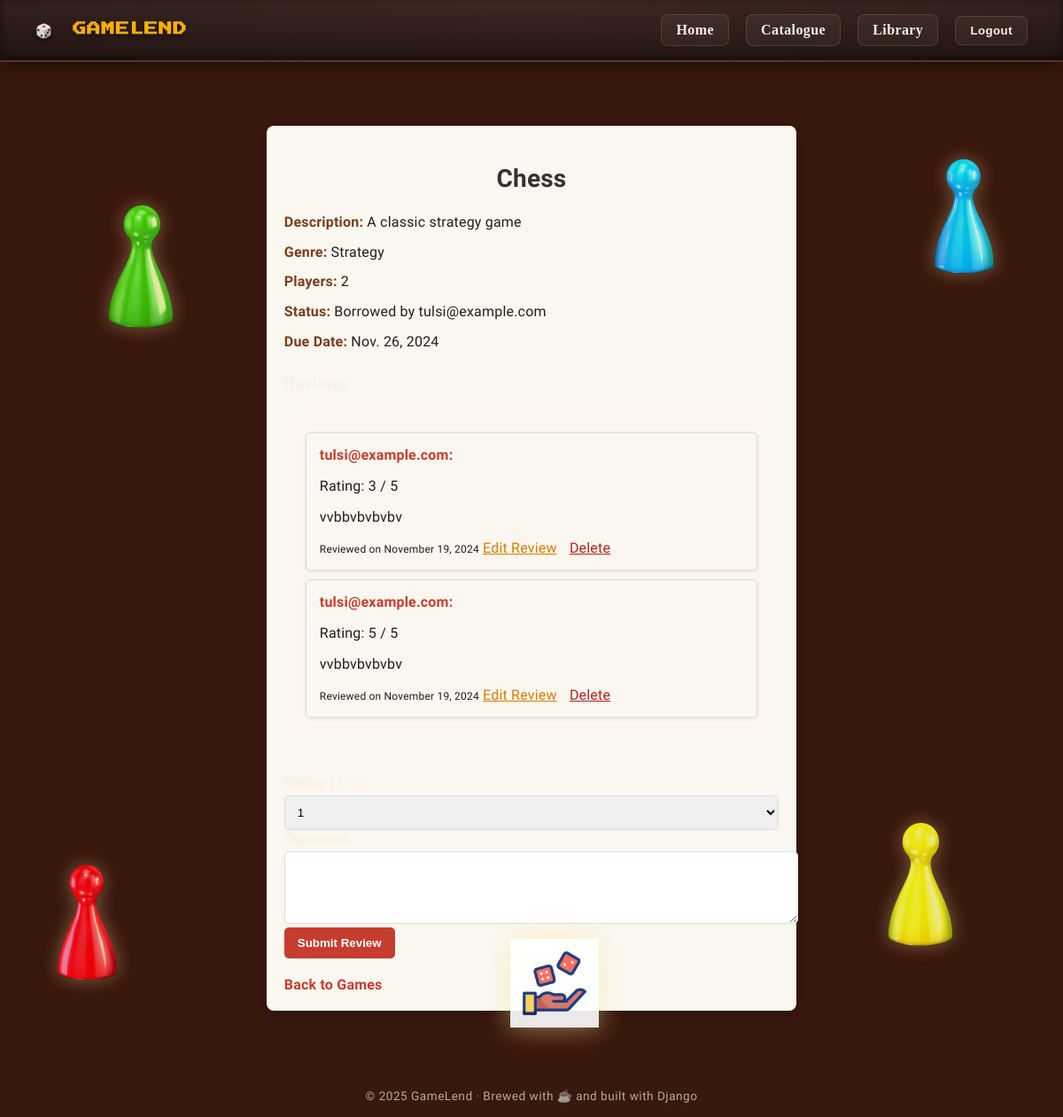
The page /games/1/ (signed in) on the database as committed earlier.
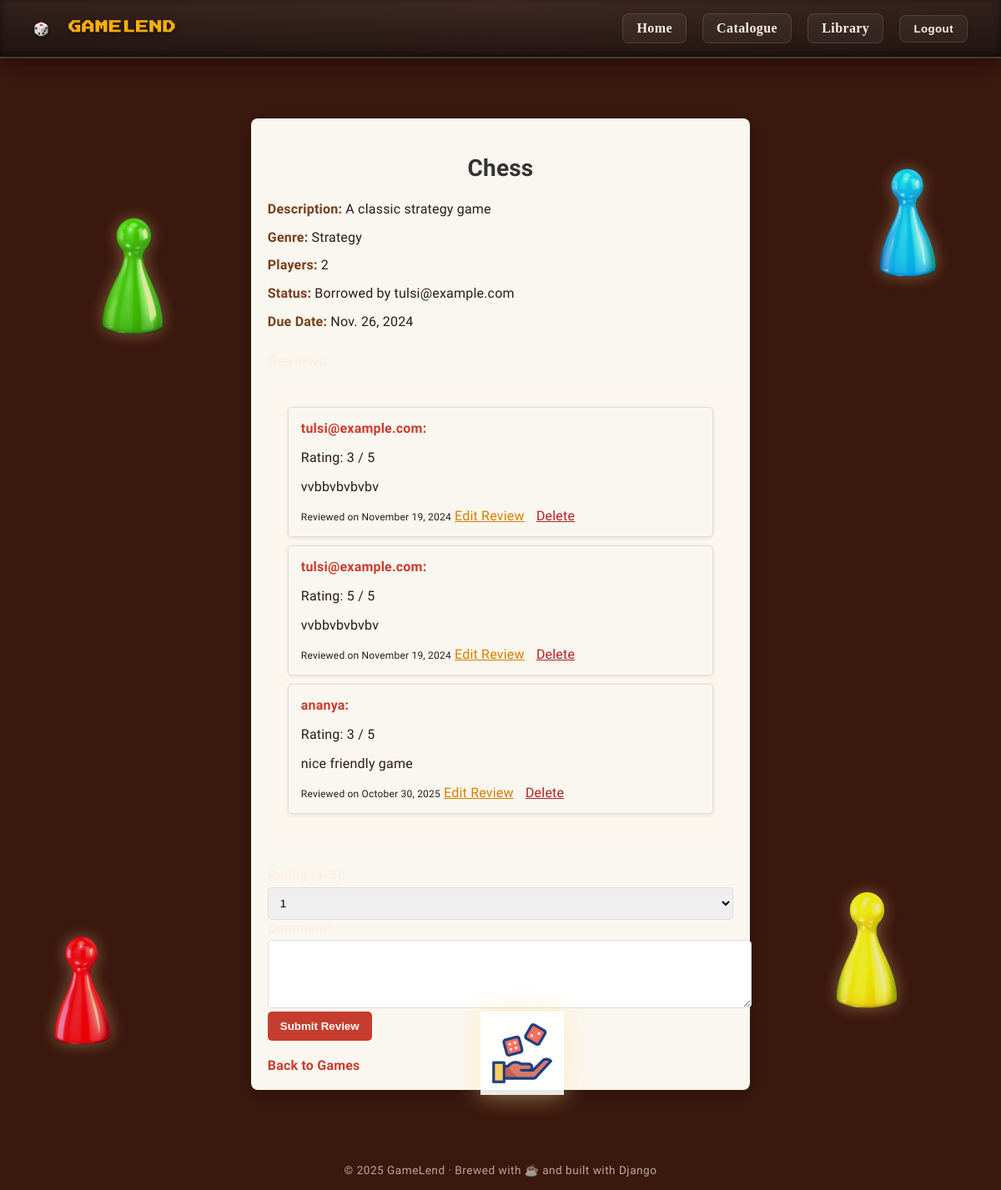
The same page on the database as committed later.
### games/models.py (models this page shows, shortened)
class BoardGame(models.Model):
    title = models.CharField(max_length=100)
    description = models.TextField()
    genre = models.CharField(max_length=50)
    player_count = models.IntegerField()
    borrowed_by = models.ForeignKey(User, on_delete=models.SET_NULL, null=True, blank=True, related_name='borrowed_games')
    borrowed_date = models.DateField(null=True, blank=True)
    due_date = models.DateField(null=True, blank=True)
    return_date = models.DateTimeField(null=True, blank=True)
    is_available = models.BooleanField(default=True)  # Indicates if the game is available for borrowing

class Review(models.Model):
    game = models.ForeignKey(BoardGame, on_delete=models.CASCADE, related_name='reviews')
    user = models.ForeignKey(User, on_delete=models.CASCADE, related_name='reviews')
    rating = models.PositiveSmallIntegerField(choices=[(i, i) for i in range(1, 6)])  # Rating from 1 to 5
    comment = models.TextField()
    created_at = models.DateTimeField(auto_now_add=True)

### games/views.py (the view)
# urls.py: path('<int:game_id>/', views.game_detail, name='game_detail'),
@login_required
def game_detail(request, game_id):
    game = get_object_or_404(BoardGame, id=game_id)
    reviews = game.reviews.all()
    return render(request, 'games/game_detail.html', {'game': game, 'reviews': reviews})

### games/templates/games/game_detail.html (shortened to what this page needs)
{% extends "games/base.html" %}
{% block content %}
<div class="game-container">
    <h2>{{ game.title }}</h2>
    <div class="game-info">
        <p><strong>Description:</strong> {{ game.description }}</p>
        <p><strong>Genre:</strong> {{ game.genre }}</p>
        <p><strong>Players:</strong> {{ game.player_count }}</p>
        <p><strong>Status:</strong>
            {% if game.is_available %}
                Available
            {% else %}
                Borrowed by {{ game.borrowed_by.username }}
            {% endif %}
        </p>
        <p><strong>Due Date:</strong>
            {% if game.due_date %}
                {{ game.due_date|date:"M. d, Y" }}
            {% else %}
                N/A
            {% endif %}
        </p>
    </div>
    <h3>Reviews</h3>
    <div class="reviews-section">
        {% if game.reviews.count > 0 %}
            {% for review in game.reviews.all %}
                <div class="review-item">
                    <strong>{{ review.user.username }}:</strong>
                    <p>Rating: {{ review.rating }} / 5</p>
                    <p>{{ review.comment }}</p>
                    <small>Reviewed on {{ review.created_at|date:"F j, Y" }}</small>
                   {% if review.user == user or user.is_superuser %}
    <a href="{% url 'edit_review' review.id %}" class="button">Edit Review</a>
    <a href="{% url 'delete_review' review.id %}" class="button" style="color:#b22222; margin-left:10px;">Delete</a>
{% endif %}
                </div>
            {% endfor %}
        {% else %}
            <p>No reviews yet.</p>
        {% endif %}
    </div>
    {% if user.is_authenticated %}
    <div class="review-form">
       <form method="POST" action="{% if review %}{% url 'edit_review' review.id %}{% else %}{% url 'add_review' game.id %}{% endif %}">
            <label for="rating">Rating (1-5):</label>
            <select id="rating" name="rating" required>
                <option value="1" {% if review and review.rating == 1 %}selected{% endif %}>1</option>
            </select>
            <label for="comment">Comment:</label>
            <textarea id="comment" name="comment" rows="4" required>{{ review.comment|default:'' }}</textarea>
            <button type="submit">
                {% if review %}Save Changes{% else %}Submit Review{% endif %}
            </button>
        </form>
    </div>
    {% endif %}
    <a href="{% url 'game_list' %}" class="back-link">Back to Games</a>
</div>
{% endblock %}

### games/templates/games/base.html (shortened to what this page needs)
{% load static %}
<!DOCTYPE html>
<html lang="en">
  <head>
  </head>
  <body>
    <nav class="main-nav">
      <div class="nav-left">
        <h1 class="logo"><span class="icon">🎲</span> GameLend</h1>
      </div>
      <div class="nav-right">
        <a href="{% url 'home' %}" class="nav-btn">Home</a>
        <a href="{% url 'game_list' %}" class="nav-btn">Catalogue</a>
        <a href="{% url 'profile' %}" class="nav-btn">Library</a>
        {% if user.is_authenticated %}
          <form action="{% url 'logout' %}" method="post" class="logout-form">
            <button type="submit" class="nav-btn logout-btn">Logout</button>
          </form>
        {% else %}
          <a href="{% url 'login' %}" class="nav-btn">Login</a>
        {% endif %}
      </div>
    </nav>
    <main>
      {% block content %}{% endblock %}
    </main>
    <footer>
      © 2025 GameLend · Brewed with ☕ and built with Django
    </footer>
    {% if request.path != '/' %}
    <img src="{% static 'pins/red.png' %}" class="floating-decor pin-red" alt="Red Ludo Pin">
    <img src="{% static 'pins/blue.png' %}" class="floating-decor pin-blue" alt="Blue Ludo Pin">
    <img src="{% static 'pins/yellow.png' %}" class="floating-decor pin-yellow" alt="Yellow Ludo Pin">
    <img src="{% static 'pins/green.png' %}" class="floating-decor pin-green" alt="Green Ludo Pin">
    {% endif %}
  </body>
</html>

### games/templates/games/base.html (style rules this page uses)
:root { --bg-dark: #39180d; --bg-card: #39180d; --bg-hover: #39180d; --accent: #ffb703; --accent-hover: #f4a261; --text-light: #fcefe3; }
body { margin: 0; padding: 0; font-family: 'Chakra Petch', sans-serif; background-color: var(--bg-dark); color: var(--text-light); display: flex; flex-direction: column; min-height: 100vh; letter-spacing: 0.2px; }
.main-nav { background-blend-mode: overlay; border-bottom: 2px solid #4d3730; box-shadow: inset 0 -2px 8px rgba(0, 0, 0, 0.5), 0 4px 20px rgba(0, 0, 0, 0.45); padding: 1rem 2.5rem; display: flex; justify-content: space-between; align-items: center; font-family: "Cinzel", serif; position: sticky; top: 0; z-index: 100; }
.main-nav::before { content: ""; position: absolute; inset: 0; background: radial-gradient( ellipse at top center, rgba(255, 224, 160, 0.08) 0%, rgba(0, 0, 0, 0.25) 90% ); mix-blend-mode: soft-light; pointer-events: none; }
.logo { color: var(--accent); font-family: 'Press Start 2P', cursive; font-size: 0.95rem; margin: 0; letter-spacing: 1px; text-transform: uppercase; text-shadow: 0 1px 0 #fff3, 0 2px 4px rgba(0, 0, 0, 0.6); }
.icon { margin-right: 6px; }
.nav-right { display: flex; align-items: center; gap: 1.2rem; }
.nav-btn { color: var(--text-light); text-decoration: none; font-weight: 600; letter-spacing: 0.4px; background: rgba(255, 255, 255, 0.05); border: 1px solid rgba(216, 160, 67, 0.2); padding: 8px 16px; border-radius: 8px; transition: all 0.25s ease; position: relative; cursor: pointer; }
.logout-form { display: inline; margin: 0; }
main { flex: 1; padding: 2rem; max-width: 1000px; margin: 0 auto; }
footer { text-align: center; padding: 1rem; background-color: var(--bg-card); color: #fcefe3aa; font-size: 0.85rem; letter-spacing: 0.5px; }
.reviews-section { background-color: #fdf6ef; border-radius: 10px; padding: 1.5rem; color: #2b1b17; }
.review-item { background: #fffaf3; border: 1px solid rgba(0, 0, 0, 0.1); border-radius: 8px; padding: 1rem; margin-bottom: 1rem; color: #2b1b17; box-shadow: 0 2px 6px rgba(0, 0, 0, 0.1); }
.review-item strong { color: #7a3e1d; font-weight: 600; }
.review-item a { color: #d67d00; text-decoration: underline; font-weight: 500; }
.game-info { color: #2b1b17; line-height: 1.6; font-size: 1rem; margin-bottom: 1.5rem; }
.game-info strong { color: #7a3e1d; font-weight: 600; }
.reviews-section h3, .reviews-section h2, .reviews-section p, .reviews-section small { color: #2b1b17 !important; }
.floating-decor { position: fixed; width: 80px; height: auto; opacity: 0.9; z-index: 0; pointer-events: none; filter: drop-shadow(0 0 10px rgba(255, 220, 160, 0.4)); animation-timing-function: ease-in-out; }
.pin-red { bottom: 12%; left: 5%; animation: danceUpDown 3.2s infinite; }
.pin-blue { top: 14%; right: 6%; animation: danceLeftRight 3.8s infinite; }
.pin-yellow { bottom: 15%; right: 10%; animation: danceUpDown 4.1s infinite; }
.pin-green { top: 18%; left: 10%; animation: danceLeftRight 3s infinite; }

### games/templates/games/game_detail.html (style rules this page uses)
.game-container { max-width: 800px; margin: 40px auto; padding: 20px; background-color: #FAF7F0; border-radius: 8px; box-shadow: 0px 5px 15px rgba(0, 0, 0, 0.2); }
h2 { font-size: 28px; color: #333; text-align: center; margin-bottom: 20px; }
.game-info p { margin: 8px 0; }
.reviews-section { margin-top: 20px; }
.review-item { border: 1px solid #ddd; padding: 15px; margin-bottom: 10px; border-radius: 5px; background-color: #FAF7F0; box-shadow: 0px 1px 4px rgba(0, 0, 0, 0.1); }
.review-item strong { color: #C63D2F; }
.review-item small { color: #999; font-size: 12px; }
.review-form { margin-top: 30px; }
.review-form label { font-weight: bold; font-size: 16px; }
.review-form textarea, .review-form select { width: 100%; padding: 10px; margin-top: 5px; border: 1px solid #ddd; border-radius: 5px; }
.review-form button { background-color: #C63D2F; color: white; padding: 10px 15px; border-radius: 5px; font-weight: bold; border: none; cursor: pointer; transition: background-color 0.3s ease; }
.back-link { display: inline-block; margin-top: 20px; color: #C63D2F; font-weight: bold; text-decoration: none; }

Rows that differ between the two databases and show on the page:
added Review: user.username "ananya", rating "3", comment "nice friendly game", created_at "October 30, 2025", shows "Edit Review"
